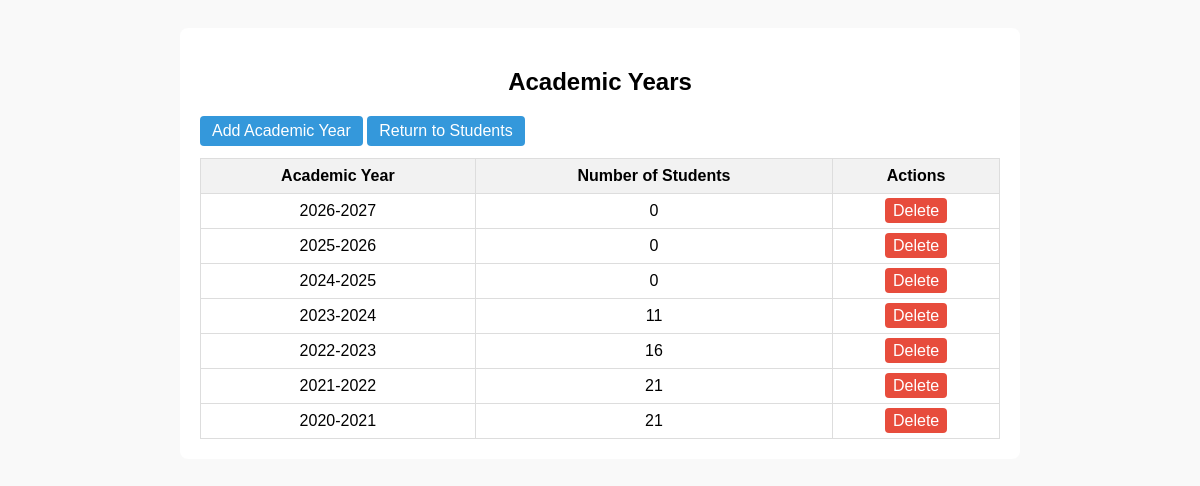
The app's page /public/academic_year/index.php (signed in) with its own data.
### tables this page shows
CREATE TABLE academic_years (
    acadYearID int auto_increment primary key,
    academicYear varchar(9) not null unique
);

### public/academic_year/index.php (the view, shortened to what this page needs)
<?php
require_once __DIR__ . "/../../config/database.php";
$query = "
    SELECT ay.acadYearID, ay.academicYear,
           COUNT(DISTINCT se.studEnrollID) AS studentCount
    FROM academic_years ay
    LEFT JOIN student_enrollments se ON se.acadYearID = ay.acadYearID
    GROUP BY ay.acadYearID, ay.academicYear
    ORDER BY ay.academicYear DESC
";
$result = $conn->query($query);
?>
<!DOCTYPE html>
<html>
<head>
</head>
<body>
<div class="container">
    <h2>Academic Years</h2>
    <a href="/enrollment_system/public/academic_year/add_year.php" class="button">Add Academic Year</a>
    <a href="/enrollment_system/public/students/index.php" class="button">Return to Students</a>
    <table>
        <thead>
            <tr>
                <th>Academic Year</th>
                <th>Number of Students</th>
                <th>Actions</th>
            </tr>
        </thead>
        <tbody>
            <?php if ($result && $result->num_rows > 0): ?>
                <?php while($row = $result->fetch_assoc()): ?>
                    <tr>
                        <td><?= htmlspecialchars($row['academicYear']) ?></td>
                        <td><?= (int)$row['studentCount'] ?></td>
                        <td>
                            <a href="?delete=<?= $row['acadYearID'] ?>" class="delete" onclick="return confirm('Are you sure you want to delete this academic year?');">Delete</a>
                        </td>
                    </tr>
                <?php endwhile; ?>
            <?php else: ?>
                <tr>
                    <td colspan="3">No academic years found.</td>
                </tr>
            <?php endif; ?>
        </tbody>
    </table>
</div>
</body>
</html>

### public/academic_year/index.php (style rules this page uses)
body { font-family: Arial; background: #f9f9f9; padding: 20px; }
.container { max-width: 800px; margin: auto; background: #fff; padding: 20px; border-radius: 8px; }
h2 { text-align: center; margin-bottom: 20px; }
table { width: 100%; border-collapse: collapse; }
th, td { border: 1px solid #ddd; padding: 8px; text-align: center; }
th { background: #f2f2f2; }
a.button { display: inline-block; padding: 6px 12px; margin-bottom: 12px; background: #3498db; color: #fff; text-decoration: none; border-radius: 4px; }
a.delete { background: #e74c3c; color: #fff; padding: 4px 8px; border-radius: 4px; text-decoration: none; }

### records on screen
academic_years: academicYear "2026-2027", studentCount "0"
academic_years: academicYear "2025-2026", studentCount "0"
academic_years: academicYear "2024-2025", studentCount "0"
academic_years: academicYear "2023-2024", studentCount "11"
academic_years: academicYear "2022-2023", studentCount "16"
academic_years: academicYear "2021-2022", studentCount "21"
academic_years: academicYear "2020-2021", studentCount "21"
